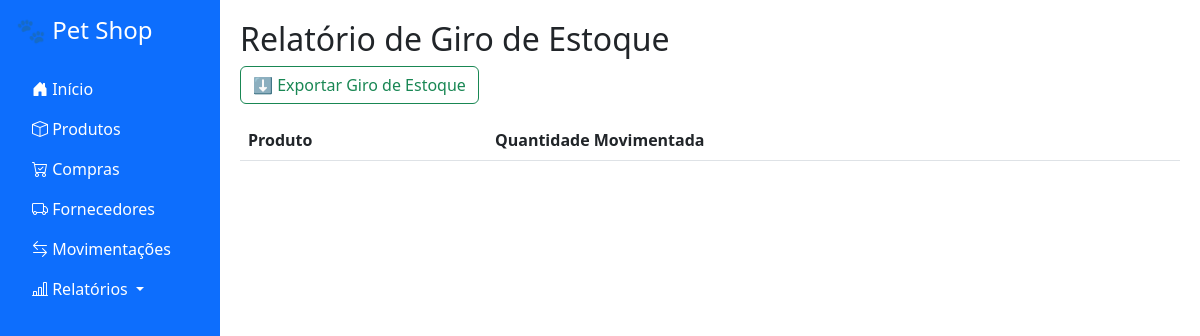
Page /relatorios/giro on the earlier database version.
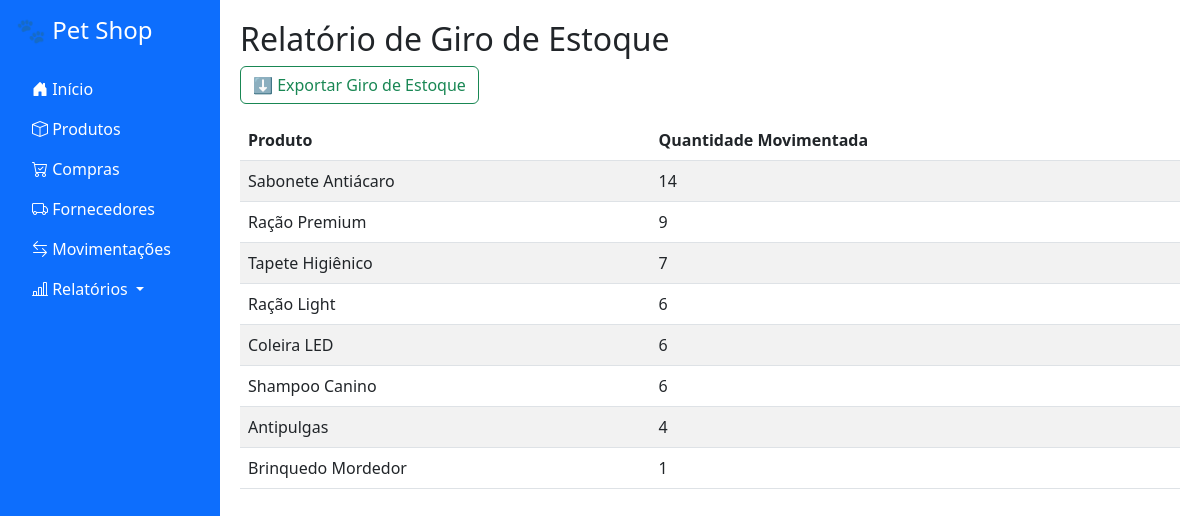
Same page on the later database version.
### app/models.py (models this page shows)
class Produto(db.Model):
    id = db.Column(db.Integer, primary_key=True)
    nome = db.Column(db.String(100), nullable=False)
    lote = db.Column(db.String(50))
    validade = db.Column(db.Date)
    quantidade = db.Column(db.Integer, default=0)
    estoque_minimo = db.Column(db.Integer, default=10)
    estoque_maximo = db.Column(db.Integer, default=100)

### app/routes.py (the view)
@app.route("/relatorios/giro")
def relatorio_giro_estoque():
    giro = db.session.query(
        Produto.nome,
        func.sum(Movimentacao.quantidade).label("total_mov")
    ).join(Movimentacao).group_by(Produto.id).order_by(func.sum(Movimentacao.quantidade).desc()).all()
    return render_template("relatorio_giro.html", giro=giro)

### app/templates/relatorio_giro.html
{% extends 'base.html' %}
{% block content %}
<h2>Relatório de Giro de Estoque</h2>
<a href="{{ url_for('exportar_giro') }}" class="btn btn-outline-success mb-3">
    ⬇️ Exportar Giro de Estoque
</a>
<table class="table table-striped">
    <thead>
        <tr>
            <th>Produto</th>
            <th>Quantidade Movimentada</th>
        </tr>
    </thead>
    <tbody>
        {% for nome, total in giro %}
        <tr>
            <td>{{ nome }}</td>
            <td>{{ total }}</td>
        </tr>
        {% endfor %}
    </tbody>
</table>
{% endblock %}

Differences in the rows shown:
added Produto: nome "Sabonete Antiácaro", total "14"
now on this page (row edited): Produto: nome "Ração Premium", total "9"
added Produto: nome "Tapete Higiênico", id "7"
added Produto: nome "Ração Light", id "6"
added Produto: nome "Coleira LED", total "6"
added Produto: nome "Shampoo Canino", total "6"
added Produto: nome "Antipulgas", total "4"
added Produto: nome "Brinquedo Mordedor", total "1"
